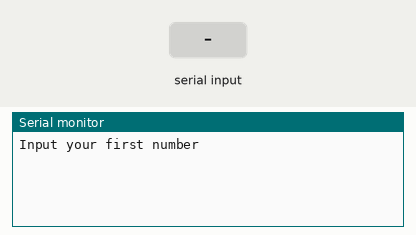
This sketch was run on a simulated Arduino Uno, built with avr-gcc and run on an emulated ATmega328P. On the bench: the last lines printed to the serial monitor. The inputs (shaded band) are chosen by the test bench.

Above: at 0.9 s.
1.0 s: "+" received over Serial
At 3.0 s:
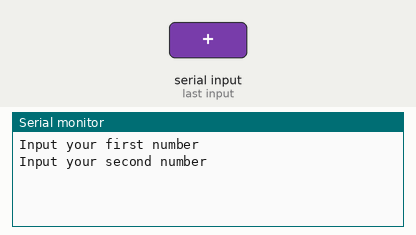
3.5 s: "-" received over Serial
At 4.9 s:
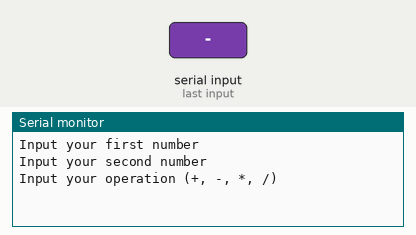
6.0 s: "*" received over Serial
At 7.3 s:
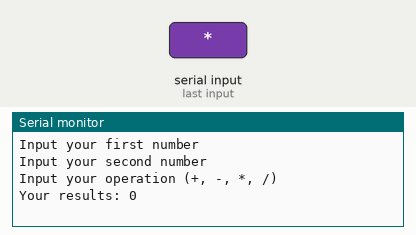

The sketch:

Calculator.ino
```cpp
/*
 * Calculator
 *
 * Takes in numbers and performs math on it
 *
 * The circuit:
 * Arduino plugged into board
 *
 * Created 17 November 2021
 * By Vivian Dai
 *
 * https://github.com/vivian-dai/Computer-Engineering-Club-Code/blob/main/03-Serial%20Monitor/Calcultor.ino
 *
 */

int firstNumber;
int secondNumber;
char arithmetic;

void setup() {
  // put your setup code here, to run once:
  Serial.begin(9600);
  // Serial.begin sets the baud rate (number of bits transferred per second, a bit is a 0 or a 1)
  Serial.println("Input your first number");
  while (Serial.available() == 0) {} // blocking while loop (does nothing until the serial is available)
  firstNumber = Serial.parseInt();

  Serial.println("Input your second number");
  while (Serial.available() == 0) {} // blocking while loop (does nothing until the serial is available)
  secondNumber = Serial.parseInt();

  Serial.println("Input your operation (+, -, *, /)");
  while (Serial.available() == 0) {} // blocking while loop (does nothing until the serial is available)
  arithmetic = Serial.read();

  Serial.print("Your results: ");
  if (arithmetic == '+') {
      Serial.println(firstNumber + secondNumber);
  } else if (arithmetic == '-') {
      Serial.println(firstNumber - secondNumber);
  } else if (arithmetic == '*') {
      Serial.println(firstNumber * secondNumber);
  } else if (arithmetic == '/') {
      Serial.println(firstNumber / secondNumber);
  } else {
      Serial.println("calculator does not support whatever you inputted :(");
  }

}

void loop() {
  // put your main code here, to run repeatedly:
}
```

Measured:
- after the input at 1.0 s, the serial monitor: prints a new line after 1.0 s (image 1)
- after the input at 3.5 s, the serial monitor: prints a new line after 1.0 s (image 2)
- after the input at 6.0 s, the serial monitor: prints a new line at once (image 3)
